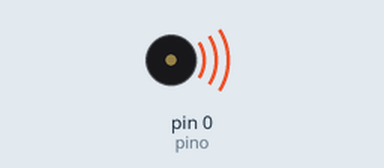
Bench run of a sketch on a simulated Arduino Uno, built with avr-gcc and run on an emulated ATmega328P. Shown: buzzer (waves = sounding).

Above: at 0.3 s.
At 9.8 s:
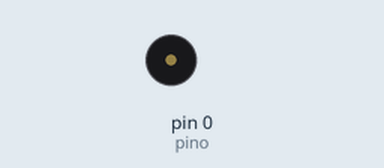
Timing chart, 0 to 20.1 s (numbered marks = the images above):
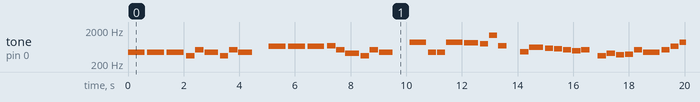

The sketch:

marcha_imperial.ino
```cpp
#define TOM 1.12246
#define MEIO_TOM 1.05946

#define DO_1 DO * 2
#define DO 261.6256
#define DO_SUST DO * MEIO_TOM
#define DO_1_SUST DO_SUST * 2

#define RE DO * TOM
#define RE_1 RE * 2
#define RE_1_SUST RE_SUST * 2
#define RE_SUST RE * MEIO_TOM
#define MI RE * TOM
#define MI_1 MI * 2
#define FA MI * MEIO_TOM
#define FA_1 FA * 2
#define FA_1_SUST FA_1 * 2
#define FA_SUST FA * MEIO_TOM
#define SOL FA * TOM
#define SOL_1 SOL * 2
#define SOL_SUST SOL * MEIO_TOM
#define SOL_1_SUST SOL_SUST *2
#define LA SOL * TOM
#define LA_SUST LA * MEIO_TOM
#define LA_1 LA * 2
#define SI LA * TOM

int pino = 0;

void setup() {

  pinMode (pino, OUTPUT);

}

void loop() {

  // 1º parte OK
  tone(pino, LA); delay (600);
  noTone(pino); delay(100);
  tone(pino, LA); delay (600);
  noTone(pino); delay(100);
  tone(pino, LA); delay (600);
  noTone(pino); delay(100);
  tone(pino, FA); delay (300);
  noTone(pino); delay(25);
  tone(pino, DO_1); delay (300);
   noTone(pino); delay(25);
  tone(pino, LA); delay (500);
  noTone(pino); delay(60);
  tone(pino, FA); delay (300);
   noTone(pino); delay(25);
  tone(pino, DO_1); delay (300);
   noTone(pino); delay(25);
  tone(pino, LA); delay (500);
  noTone(pino); delay(600);

  // 2º parte OK

  tone(pino, MI_1); delay (600);
  noTone(pino); delay(100);
  tone(pino, MI_1); delay (600);
  noTone(pino); delay(100);
  tone(pino, MI_1); delay (600);
  noTone(pino); delay(100);
  tone(pino, FA_1); delay (300);
   noTone(pino); delay(25);
  tone(pino, DO_1); delay (300);
   noTone(pino); delay(25);
  tone(pino, SOL_SUST); delay (500);
  noTone(pino); delay(60);
  tone(pino, FA); delay (300);
   noTone(pino); delay(25);
  tone(pino, DO_1); delay (300);
   noTone(pino); delay(25);
  tone(pino, LA); delay (500);
  noTone(pino); delay(600);

  // 3º parte OK

  tone(pino, LA_1); delay (600);
  noTone(pino); delay(60);
  tone(pino, LA); delay (300);
  noTone(pino); delay(25);
  tone(pino, LA); delay (300);
  noTone(pino); delay(25);
  tone(pino, LA_1); delay (600);
  noTone(pino); delay(60);
  tone(pino, SOL_1_SUST); delay (500);
  noTone(pino); delay(60);
  tone(pino, SOL_1); delay (300);
  noTone(pino); delay(25);
  tone(pino, FA_1_SUST); delay (300);
  noTone(pino); delay(25);
  tone(pino, FA_1); delay (300);
  noTone(pino); delay(500);

   // 4º parte OK


  tone(pino, LA_SUST); delay (300);
  noTone(pino); delay(25);
  tone(pino, RE_1_SUST); delay (500);
  noTone(pino); delay(60);
  tone(pino, RE_1); delay (300);
  noTone(pino); delay(25);
  tone(pino, DO_1_SUST); delay (300);
  noTone(pino); delay(25);
  tone(pino, DO_1); delay (300);
  noTone(pino); delay(25);
  tone(pino, SI); delay (300);
  noTone(pino); delay(25);
  tone(pino, DO_1); delay (300);
  noTone(pino); delay(300);


 // 5º parte OK

  tone(pino, FA); delay (300);
  noTone(pino); delay(25);
  tone(pino, SOL_SUST); delay (300);
  noTone(pino); delay(25);
  tone(pino, FA_SUST); delay (300);
  noTone(pino); delay(25);
  tone(pino, SOL); delay (300);
  noTone(pino); delay(25);
  tone(pino, DO_1); delay (300);
  noTone(pino); delay(25);
  tone(pino, LA); delay (600);
  noTone(pino); delay(60);
  tone(pino, DO_1); delay (300);
  noTone(pino); delay(25);
  tone(pino, MI_1); delay (300);
  noTone(pino); delay(25);
  tone(pino, LA_1); delay (600);
  noTone(pino); delay(500);

  //6º parte OK

  tone(pino, LA_1); delay (600);
  noTone(pino); delay(60);
  tone(pino, LA); delay (300);
  noTone(pino); delay(25);
  tone(pino, LA); delay (300);
  noTone(pino); delay(25);
  tone(pino, LA_1); delay (600);
  noTone(pino); delay(60);
  tone(pino, SOL_1_SUST); delay (600);
  noTone(pino); delay(60);
  tone(pino, SOL_1); delay (300);
  noTone(pino); delay(25);
  tone(pino, FA_1_SUST); delay (300);
  noTone(pino); delay(25);
  tone(pino, FA_1); delay (300);
  noTone(pino); delay(25);

  //7º parte OK

  tone(pino, LA_SUST); delay (300);
  noTone(pino); delay(25);
  tone(pino, RE_1_SUST); delay (600);
  noTone(pino); delay(60);
  tone(pino, RE_1); delay (300);
  noTone(pino); delay(25);
  tone(pino, DO_1_SUST); delay (300);
  noTone(pino); delay(25);
  tone(pino, DO_1); delay (300);
  noTone(pino); delay(25);
  tone(pino, SI); delay (300);
  noTone(pino); delay(25);
  tone(pino, DO_1); delay (600);
  noTone(pino); delay(25);

  //8º parte OK

  tone(pino, FA); delay (300);
  noTone(pino); delay(25);
  tone(pino, SOL_SUST); delay (300);
  noTone(pino); delay(25);
  tone(pino, FA_SUST); delay (300);
  noTone(pino); delay(25);
  tone(pino, SOL); delay (300);
  noTone(pino); delay(25);
  tone(pino, DO_1); delay (300);
  noTone(pino); delay(25);
  tone(pino, LA); delay (600);
  noTone(pino); delay(60);
  tone(pino, FA); delay (300);
  noTone(pino); delay(25);
  tone(pino, DO_1); delay (300);
  noTone(pino); delay(25);
  tone(pino, LA); delay (600);
  noTone(pino); delay(200);


}
```

Measured:
- by itself, tone on pin 0 (pino): plays 439 Hz for 0.60 s, 439 Hz for 0.60 s, 439 Hz for 0.60 s, 349 Hz for 0.30 s, 523 Hz for 0.30 s, 439 Hz for 0.50 s … (274 notes in this stretch)
